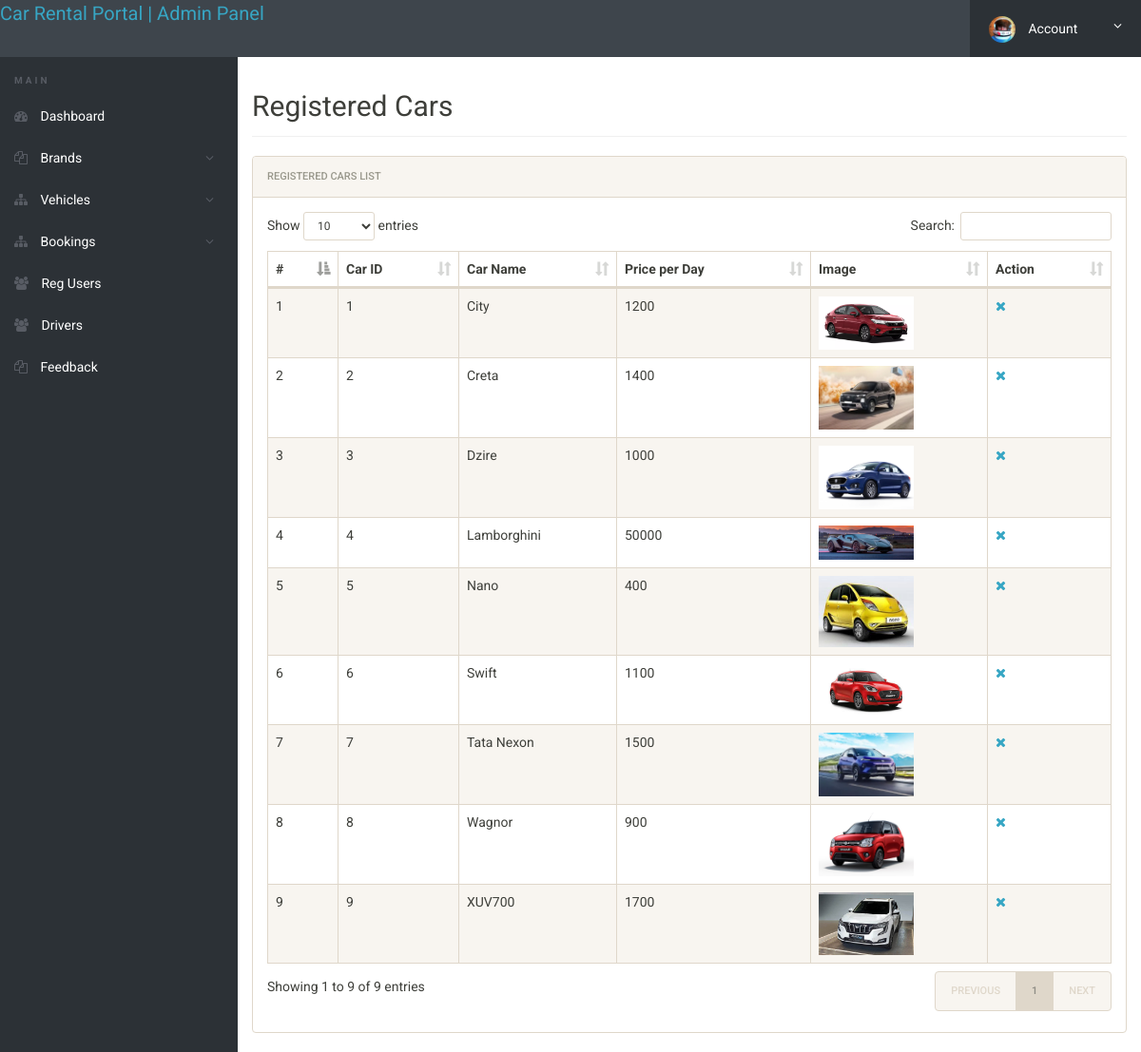
/admin/manage-vehicles.php (signed in), run on the app's committed database.
### tables this page shows
CREATE TABLE IF NOT EXISTS `cars` (
  `car_id` int NOT NULL AUTO_INCREMENT,
  `car_name` varchar(100) DEFAULT NULL,
  `brand` varchar(100) DEFAULT NULL,
  `price_per_hour` int DEFAULT NULL,
  `price_per_day` int DEFAULT NULL,
  `price_per_month` int DEFAULT NULL,
  `image_url` varchar(255) DEFAULT NULL,
  PRIMARY KEY (`car_id`)
);

### admin/manage-vehicles.php (the view, shortened to what this page needs)
<?php
include 'C:\wamp64\www\vehicle\database.php';
$sql = "SELECT * FROM cars";
$result = $conn->query($sql);
?>
<!doctype html>
<html lang="en" class="no-js">
<head>
    <link rel="stylesheet" href="css/font-awesome.min.css">
    <link rel="stylesheet" href="css/bootstrap.min.css">
    <link rel="stylesheet" href="css/dataTables.bootstrap.min.css">
    <link rel="stylesheet" href="css/bootstrap-social.css">
    <link rel="stylesheet" href="css/bootstrap-select.css">
    <link rel="stylesheet" href="css/fileinput.min.css">
    <link rel="stylesheet" href="css/awesome-bootstrap-checkbox.css">
    <link rel="stylesheet" href="css/style.css">
</head>
<body>
    <?php include('includes/header.php'); ?>
    <div class="ts-main-content">
        <?php include('includes/leftbar.php'); ?>
        <div class="content-wrapper">
            <div class="container-fluid">
                <div class="row">
                    <div class="col-md-12">
                        <h2 class="page-title">Registered Cars</h2>
                        <div class="panel panel-default">
                            <div class="panel-heading">Registered Cars List</div>
                            <div class="panel-body">
                                <table id="zctb" class="display table table-striped table-bordered table-hover" cellspacing="0" width="100%">
                                    <thead>
                                        <tr>
                                            <th>#</th>
                                            <th>Car ID</th>
                                            <th>Car Name</th>
                                            <th>Price per Day</th>
                                            <th>Image</th>
                                            <th>Action</th>
                                        </tr>
                                    </thead>
                                    <tbody>
                                        <?php
                                        $cnt = 1;
                                        while ($row = $result->fetch_assoc()) {
                                        ?>
                                            <tr>
                                                <td><?php echo htmlentities($cnt); ?></td>
                                                <td><?php echo htmlentities($row['car_id']); ?></td>
                                                <td><?php echo htmlentities($row['car_name']); ?></td>
                                                <td><?php echo htmlentities($row['price_per_day']); ?></td>
                                                <td>
												<img src="<?php echo '/vehicle/' . $row['image_url']; ?>" alt="Car Image" class="car-image">
                                                </td>
                                                <td>
                                                    <a href="?del=<?php echo htmlentities($row['car_id']); ?>" onclick="return confirm('Are you sure you want to delete?');"><i class="fa fa-close"></i></a>
                                                </td>
                                            </tr>
                                        <?php
                                            $cnt++;
                                        }
                                        ?>
                                    </tbody>
                                </table>
                            </div>
                        </div>
                    </div>
                </div>
            </div>
        </div>
    </div>
</body>
</html>

### admin/includes/header.php (shortened to what this page needs)
<div class="brand clearfix">
	<a href="dashboard.php" style="font-size: 20px;">Car Rental Portal | Admin Panel</a>
		<ul class="ts-profile-nav">
			<li class="ts-account">
				<a href="#"><img src="img/ts-avatar.jpg" class="ts-avatar hidden-side" alt=""> Account <i class="fa fa-angle-down hidden-side"></i></a>
			</li>
		</ul>
	</div>

### admin/includes/leftbar.php (shortened to what this page needs)
	<nav class="ts-sidebar">
			<ul class="ts-sidebar-menu">
				<li class="ts-label">Main</li>
				<li><a href="dashboard.php"><i class="fa fa-dashboard"></i> Dashboard</a></li>
<li><a href="#"><i class="fa fa-files-o"></i> Brands</a>
</li>
<li><a href="#"><i class="fa fa-sitemap"></i> Vehicles</a>
				</li>
<li><a href="#"><i class="fa fa-sitemap"></i> Bookings</a>
</li>
<li><a href="reg-users.php"><i class="fa fa-users"></i> Reg Users</a></li>
<li><a href="drivers_list.php"><i class="fa fa-users"></i> Drivers</a></li>
<li><a href="feedback_list.php"><i class="fa fa-files-o"></i> Feedback</a></li>
			</ul>
		</nav>

### admin/css/style.css (style rules this page uses)
html { font-size: 14px; }
@media only screen and (min-width: 480px) { html { font-size: 17px; } }
@media only screen and (min-width: 768px) { html { font-size: 14px; } }
body { font-size: 1em; }
a { color: #37a6c4; }
.panel { overflow: hidden; }
ul, li { margin: 0; padding: 0; list-style: none; }
.page-title { padding-bottom: 15px; margin-bottom: 20px; border-bottom: 1px solid #f0f0f0; }
.brand { background: #3e454c; position: relative; z-index: 3; position: fixed; width: 100%; top: 0; }
.brand .ts-profile-nav { float: right; display: none; }
.brand .ts-profile-nav li { float: left; position: relative; }
.brand .ts-profile-nav li a { display: block; padding: 20px; color: #fff; }
.brand .ts-profile-nav .ts-account .fa-angle-down { float: right; }
.brand .ts-profile-nav .ts-account > a { width: 180px; background: #2c3136; }
.brand .ts-profile-nav .ts-account .ts-avatar { border-radius: 50%; height: 28px; margin: -10px 0; margin-right: 10px; }
@media only screen and (min-width: 992px) { .brand .ts-profile-nav { display: block; } }
.ts-sidebar { background: #2c3136; max-height: 0; transition: max-height 0.3s; overflow: hidden; position: fixed; z-index: 2; width: 100%; bottom: 0; top: 60px; overflow-y: auto; }
@media only screen and (min-width: 992px) { .ts-sidebar { max-height: 100%; bottom: 0; } }
.ts-sidebar-menu .ts-label { color: #585c64; font-weight: bold; padding: 8px 15px; text-transform: uppercase; font-size: 10px; letter-spacing: 3px; margin-top: 10px; }
.ts-sidebar-menu a { display: block; text-decoration: none; padding: 12px 15px; color: #fff; }
.ts-sidebar-menu li { position: relative; }
.ts-sidebar-menu li i { color: #585c64; margin-right: 10px; }
.ts-main-content .content-wrapper { padding-top: 15px; margin-top: 60px; }
@media only screen and (min-width: 992px) { .ts-main-content .ts-sidebar { width: 250px; float: left; } }
@media only screen and (min-width: 992px) { .ts-main-content .content-wrapper { margin-left: 250px; } }

### admin/manage-vehicles.php (style rules this page uses)
.car-image { width: 100px; height: auto; }

### data on the page
cars: car_id "1", car_name "City", price_per_day "1200", image_url (picture)
cars: car_id "2", car_name "Creta", price_per_day "1400", image_url (picture)
cars: car_id "3", car_name "Dzire", price_per_day "1000", image_url (picture)
cars: car_id "4", car_name "Lamborghini", price_per_day "50000", image_url (picture)
cars: car_id "5", car_name "Nano", price_per_day "400", image_url (picture)
cars: car_id "6", car_name "Swift", price_per_day "1100", image_url (picture)
cars: car_id "7", car_name "Tata Nexon", price_per_day "1500", image_url (picture)
cars: car_id "8", car_name "Wagnor", price_per_day "900", image_url (picture)
cars: car_id "9", car_name "XUV700", price_per_day "1700", image_url (picture)
